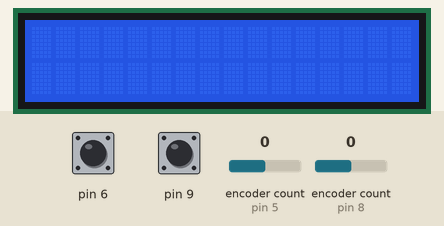
Recording of a sketch running on a simulated Arduino Uno, built with avr-gcc and run on an emulated ATmega328P. Parts: 16×2 character LCD. The inputs (shaded band) are chosen by the test bench; at power-on: encoder count (sensors on pin 5, pin 8) 0, pin 6 HIGH, pin 9 HIGH.

Above: at 1.2 s.
1.3 s: encoder count (sensor on pin 5) set to 1
At 1.7 s:
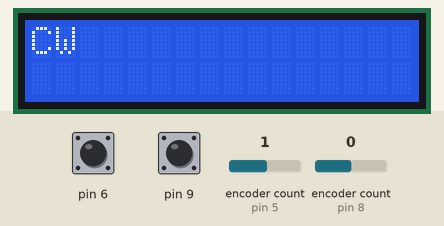
2.8 s: encoder count (sensor on pin 8) set to 1
At 4.0 s:
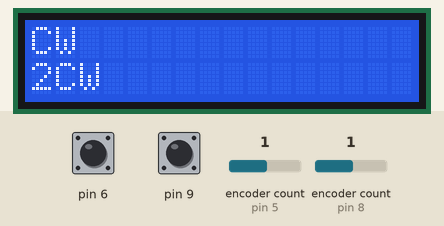
4.3 s: encoder count (sensor on pin 5) set to 0
At 5.2 s:
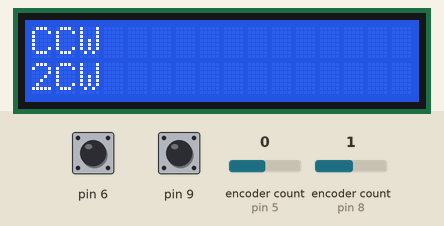
5.8 s: encoder count (sensor on pin 8) set to 0
At 6.4 s:
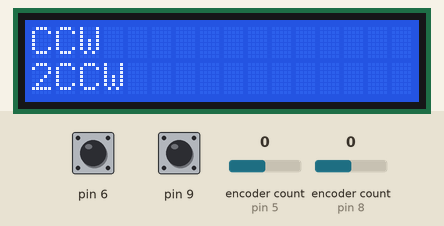
7.3 s: encoder count (sensor on pin 5) set to 4
At 8.6 s:
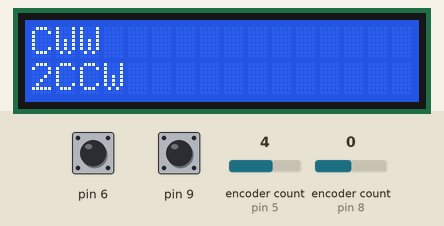
Timing chart, 0 to 10.3 s (numbered marks = the images above; inputs shaded):
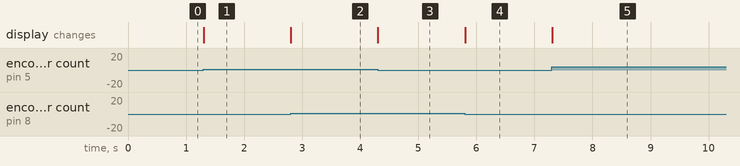

The sketch:

stripped_down_rotary.ino
```cpp
#include <ClickEncoder.h>
#include <TimerOne.h>
#include <LiquidTWI.h>
#include <Wire.h>
LiquidTWI lcd(0);
ClickEncoder *encoder1, *encoder2;
int16_t last1, value1, last2, value2;
void timerIsr() {
  encoder1->service();
  encoder2->service();
}
void setup() {
  Serial.begin(9600);
  encoder1 = new ClickEncoder(5, 4, 6);
  encoder2 = new ClickEncoder(8, 7, 9);
  encoder1->setAccelerationEnabled(0);
  encoder2->setAccelerationEnabled(0);
  lcd.begin(16, 2);
  lcd.clear();
  Timer1.initialize(1000);
  Timer1.attachInterrupt(timerIsr);}

void loop() {
  //top encoder read
  value1 += encoder1->getValue();
  if (value1 == last1) {
  }
  else if (value1 < last1) {
    last1 = value1;
    lcd.setCursor(0, 0);
    lcd.print("CCW");
  }
  else if (value1 > last1) {
    last1 = value1;
    lcd.setCursor(0, 0);
    lcd.print("CW");
  }

  ClickEncoder::Button b = encoder1->getButton();
  if (b != ClickEncoder::Open) {
    Serial.print("Button: ");
    #define VERBOSECASE(label) case label: Serial.println(#label); break;
    switch (b) {
      VERBOSECASE(ClickEncoder::Pressed);
      VERBOSECASE(ClickEncoder::Held)
      VERBOSECASE(ClickEncoder::Released)
      VERBOSECASE(ClickEncoder::Clicked)
      case ClickEncoder::DoubleClicked:
          lcd.setCursor(0, 0);
          lcd.print("button!");
      break;
    }
  }
  //bottom encoder read
  value2 += encoder2->getValue();
  if (value2 == last2) {
  }
  else if (value2 < last2) {
    last2 = value2;
    lcd.setCursor(0, 1);
    lcd.print("2CCW");
  }
  else if (value2 > last2) {
    last2 = value2;
    lcd.setCursor(0, 1);
    lcd.print("2CW");
  }

  ClickEncoder::Button c = encoder2->getButton();
  if (c != ClickEncoder::Open) {
    Serial.print("Button: ");
    #define VERBOSECASE(label) case label: Serial.println(#label); break;
    switch (c) {
      VERBOSECASE(ClickEncoder::Pressed);
      VERBOSECASE(ClickEncoder::Held)
      VERBOSECASE(ClickEncoder::Released)
      VERBOSECASE(ClickEncoder::Clicked)
      case ClickEncoder::DoubleClicked:
          lcd.setCursor(0, 1);
          lcd.print("2button!");
      break;
    }
  }
}
```

Measured:
- after the input at 1.3 s, the display: changes at once (image 1)
- after the input at 2.8 s, the display: changes at once (image 2)
- after the input at 4.3 s, the display: changes at once (image 3)
- after the input at 5.8 s, the display: changes at once (image 4)
- after the input at 7.3 s, the display: changes at once (image 5)
